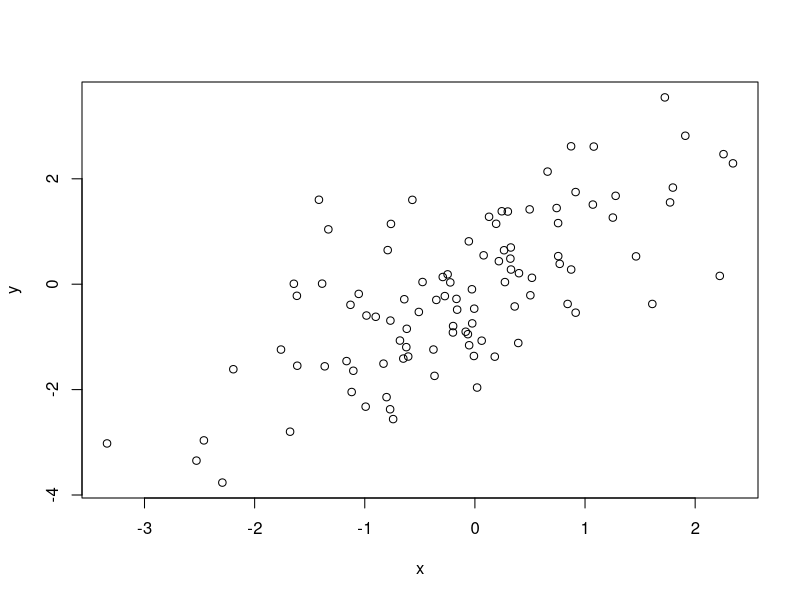

Recreate this plot in R.
## ---- chunk 1
x <- rnorm(100)
y <- x + rnorm(100)
plot(x, y)
## ---- chunk 2
mean(x)
## ---- chunk 3
integrate(function(x) 1/(x^2), pi/2, pi)
